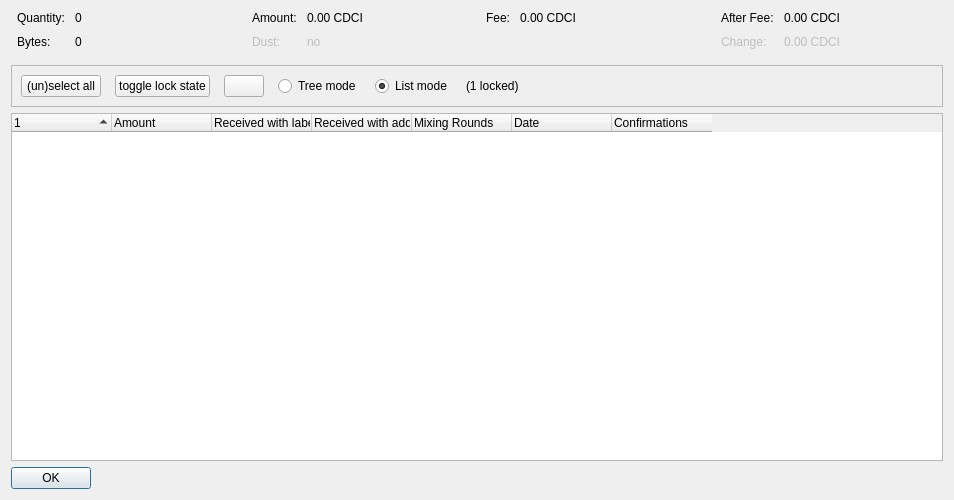
<?xml version="1.0" encoding="UTF-8"?>
<ui version="4.0">
 <class>CoinControlDialog</class>
 <widget class="QDialog" name="CoinControlDialog">
  <property name="geometry">
   <rect>
    <x>0</x>
    <y>0</y>
    <width>954</width>
    <height>500</height>
   </rect>
  </property>
  <property name="windowTitle">
   <string>Coin Selection</string>
  </property>
  <layout class="QVBoxLayout" name="verticalLayout">
   <item>
    <layout class="QHBoxLayout" name="horizontalLayoutTop" stretch="0,0,0,0">
     <property name="topMargin">
      <number>0</number>
     </property>
     <property name="bottomMargin">
      <number>10</number>
     </property>
     <item>
      <layout class="QFormLayout" name="formLayoutCoinControl1">
       <property name="horizontalSpacing">
        <number>10</number>
       </property>
       <property name="verticalSpacing">
        <number>10</number>
       </property>
       <property name="leftMargin">
        <number>6</number>
       </property>
       <property name="rightMargin">
        <number>6</number>
       </property>
       <item row="0" column="0">
        <widget class="QLabel" name="labelCoinControlQuantityText">
         <property name="text">
          <string>Quantity:</string>
         </property>
        </widget>
       </item>
       <item row="0" column="1">
        <widget class="QLabel" name="labelCoinControlQuantity">
         <property name="cursor">
          <cursorShape>IBeamCursor</cursorShape>
         </property>
         <property name="contextMenuPolicy">
          <enum>Qt::ActionsContextMenu</enum>
         </property>
         <property name="text">
          <string notr="true">0</string>
         </property>
         <property name="textInteractionFlags">
          <set>Qt::LinksAccessibleByMouse|Qt::TextSelectableByKeyboard|Qt::TextSelectableByMouse</set>
         </property>
        </widget>
       </item>
       <item row="1" column="0">
        <widget class="QLabel" name="labelCoinControlBytesText">
         <property name="text">
          <string>Bytes:</string>
         </property>
        </widget>
       </item>
       <item row="1" column="1">
        <widget class="QLabel" name="labelCoinControlBytes">
         <property name="cursor">
          <cursorShape>IBeamCursor</cursorShape>
         </property>
         <property name="contextMenuPolicy">
          <enum>Qt::ActionsContextMenu</enum>
         </property>
         <property name="text">
          <string notr="true">0</string>
         </property>
         <property name="textInteractionFlags">
          <set>Qt::LinksAccessibleByMouse|Qt::TextSelectableByKeyboard|Qt::TextSelectableByMouse</set>
         </property>
        </widget>
       </item>
      </layout>
     </item>
     <item>
      <layout class="QFormLayout" name="formLayoutCoinControl2">
       <property name="horizontalSpacing">
        <number>10</number>
       </property>
       <property name="verticalSpacing">
        <number>10</number>
       </property>
       <property name="leftMargin">
        <number>6</number>
       </property>
       <property name="rightMargin">
        <number>6</number>
       </property>
       <item row="0" column="0">
        <widget class="QLabel" name="labelCoinControlAmountText">
         <property name="text">
          <string>Amount:</string>
         </property>
        </widget>
       </item>
       <item row="0" column="1">
        <widget class="QLabel" name="labelCoinControlAmount">
         <property name="cursor">
          <cursorShape>IBeamCursor</cursorShape>
         </property>
         <property name="contextMenuPolicy">
          <enum>Qt::ActionsContextMenu</enum>
         </property>
         <property name="text">
          <string notr="true">0.00 CDCI</string>
         </property>
         <property name="textInteractionFlags">
          <set>Qt::LinksAccessibleByMouse|Qt::TextSelectableByKeyboard|Qt::TextSelectableByMouse</set>
         </property>
        </widget>
       </item>
       <item row="1" column="0">
        <widget class="QLabel" name="labelCoinControlLowOutputText">
         <property name="enabled">
          <bool>false</bool>
         </property>
         <property name="text">
          <string>Dust:</string>
         </property>
        </widget>
       </item>
       <item row="1" column="1">
        <widget class="QLabel" name="labelCoinControlLowOutput">
         <property name="enabled">
          <bool>false</bool>
         </property>
         <property name="cursor">
          <cursorShape>IBeamCursor</cursorShape>
         </property>
         <property name="contextMenuPolicy">
          <enum>Qt::ActionsContextMenu</enum>
         </property>
         <property name="text">
          <string notr="true">no</string>
         </property>
         <property name="textInteractionFlags">
          <set>Qt::LinksAccessibleByMouse|Qt::TextSelectableByKeyboard|Qt::TextSelectableByMouse</set>
         </property>
        </widget>
       </item>
      </layout>
     </item>
     <item>
      <layout class="QFormLayout" name="formLayoutCoinControl3">
       <property name="horizontalSpacing">
        <number>10</number>
       </property>
       <property name="verticalSpacing">
        <number>10</number>
       </property>
       <property name="leftMargin">
        <number>6</number>
       </property>
       <property name="rightMargin">
        <number>6</number>
       </property>
       <item row="0" column="0">
        <widget class="QLabel" name="labelCoinControlFeeText">
         <property name="text">
          <string>Fee:</string>
         </property>
        </widget>
       </item>
       <item row="0" column="1">
        <widget class="QLabel" name="labelCoinControlFee">
         <property name="cursor">
          <cursorShape>IBeamCursor</cursorShape>
         </property>
         <property name="contextMenuPolicy">
          <enum>Qt::ActionsContextMenu</enum>
         </property>
         <property name="text">
          <string notr="true">0.00 CDCI</string>
         </property>
         <property name="textInteractionFlags">
          <set>Qt::LinksAccessibleByMouse|Qt::TextSelectableByKeyboard|Qt::TextSelectableByMouse</set>
         </property>
        </widget>
       </item>
      </layout>
     </item>
     <item>
      <layout class="QFormLayout" name="formLayoutCoinControl4">
       <property name="horizontalSpacing">
        <number>10</number>
       </property>
       <property name="verticalSpacing">
        <number>10</number>
       </property>
       <property name="leftMargin">
        <number>6</number>
       </property>
       <property name="rightMargin">
        <number>6</number>
       </property>
       <item row="0" column="0">
        <widget class="QLabel" name="labelCoinControlAfterFeeText">
         <property name="text">
          <string>After Fee:</string>
         </property>
        </widget>
       </item>
       <item row="0" column="1">
        <widget class="QLabel" name="labelCoinControlAfterFee">
         <property name="cursor">
          <cursorShape>IBeamCursor</cursorShape>
         </property>
         <property name="contextMenuPolicy">
          <enum>Qt::ActionsContextMenu</enum>
         </property>
         <property name="text">
          <string notr="true">0.00 CDCI</string>
         </property>
         <property name="textInteractionFlags">
          <set>Qt::LinksAccessibleByMouse|Qt::TextSelectableByKeyboard|Qt::TextSelectableByMouse</set>
         </property>
        </widget>
       </item>
       <item row="1" column="0">
        <widget class="QLabel" name="labelCoinControlChangeText">
         <property name="enabled">
          <bool>false</bool>
         </property>
         <property name="text">
          <string>Change:</string>
         </property>
        </widget>
       </item>
       <item row="1" column="1">
        <widget class="QLabel" name="labelCoinControlChange">
         <property name="enabled">
          <bool>false</bool>
         </property>
         <property name="cursor">
          <cursorShape>IBeamCursor</cursorShape>
         </property>
         <property name="contextMenuPolicy">
          <enum>Qt::ActionsContextMenu</enum>
         </property>
         <property name="text">
          <string notr="true">0.00 CDCI</string>
         </property>
         <property name="textInteractionFlags">
          <set>Qt::LinksAccessibleByMouse|Qt::TextSelectableByKeyboard|Qt::TextSelectableByMouse</set>
         </property>
        </widget>
       </item>
      </layout>
     </item>
    </layout>
   </item>
   <item>
    <widget class="QFrame" name="frame">
     <property name="minimumSize">
      <size>
       <width>0</width>
       <height>40</height>
      </size>
     </property>
     <property name="frameShape">
      <enum>QFrame::StyledPanel</enum>
     </property>
     <property name="frameShadow">
      <enum>QFrame::Sunken</enum>
     </property>
     <layout class="QHBoxLayout" name="horizontalLayout">
      <item>
       <layout class="QHBoxLayout" name="horizontalLayoutPanel" stretch="0,0,0,0,0,0,0">
        <property name="spacing">
         <number>14</number>
        </property>
        <item>
         <widget class="QPushButton" name="pushButtonSelectAll">
          <property name="sizePolicy">
           <sizepolicy hsizetype="Maximum" vsizetype="Fixed">
            <horstretch>0</horstretch>
            <verstretch>0</verstretch>
           </sizepolicy>
          </property>
          <property name="text">
           <string>(un)select all</string>
          </property>
          <property name="autoDefault">
           <bool>false</bool>
          </property>
         </widget>
        </item>
        <item>
         <widget class="QPushButton" name="pushButtonToggleLock">
          <property name="sizePolicy">
           <sizepolicy hsizetype="Maximum" vsizetype="Fixed">
            <horstretch>0</horstretch>
            <verstretch>0</verstretch>
           </sizepolicy>
          </property>
          <property name="text">
           <string>toggle lock state</string>
          </property>
          <property name="autoDefault">
           <bool>false</bool>
          </property>
         </widget>
        </item>
        <item>
         <widget class="QPushButton" name="hideButton">
          <property name="sizePolicy">
           <sizepolicy hsizetype="Maximum" vsizetype="Fixed">
            <horstretch>0</horstretch>
            <verstretch>0</verstretch>
           </sizepolicy>
          </property>
          <property name="text">
           <string/>
          </property>
          <property name="autoDefault">
           <bool>false</bool>
          </property>
         </widget>
        </item>
        <item>
         <widget class="QRadioButton" name="radioTreeMode">
          <property name="sizePolicy">
           <sizepolicy hsizetype="Maximum" vsizetype="Fixed">
            <horstretch>0</horstretch>
            <verstretch>0</verstretch>
           </sizepolicy>
          </property>
          <property name="text">
           <string>Tree mode</string>
          </property>
         </widget>
        </item>
        <item>
         <widget class="QRadioButton" name="radioListMode">
          <property name="sizePolicy">
           <sizepolicy hsizetype="Maximum" vsizetype="Fixed">
            <horstretch>0</horstretch>
            <verstretch>0</verstretch>
           </sizepolicy>
          </property>
          <property name="text">
           <string>List mode</string>
          </property>
          <property name="checked">
           <bool>true</bool>
          </property>
         </widget>
        </item>
        <item>
         <widget class="QLabel" name="labelLocked">
          <property name="text">
           <string>(1 locked)</string>
          </property>
         </widget>
        </item>
        <item>
         <spacer name="horizontalSpacer">
          <property name="orientation">
           <enum>Qt::Horizontal</enum>
          </property>
          <property name="sizeHint" stdset="0">
           <size>
            <width>40</width>
            <height>20</height>
           </size>
          </property>
         </spacer>
        </item>
       </layout>
      </item>
     </layout>
    </widget>
   </item>
   <item>
    <widget class="CoinControlTreeWidget" name="treeWidget">
     <property name="contextMenuPolicy">
      <enum>Qt::CustomContextMenu</enum>
     </property>
     <property name="sortingEnabled">
      <bool>false</bool>
     </property>
     <property name="columnCount">
      <number>7</number>
     </property>
     <attribute name="headerShowSortIndicator" stdset="0">
      <bool>true</bool>
     </attribute>
     <attribute name="headerStretchLastSection">
      <bool>false</bool>
     </attribute>
     <column>
      <property name="text">
       <string/>
      </property>
     </column>
     <column>
      <property name="text">
       <string>Amount</string>
      </property>
     </column>
     <column>
      <property name="text">
       <string>Received with label</string>
      </property>
     </column>
     <column>
      <property name="text">
       <string>Received with address</string>
      </property>
     </column>
     <column>
      <property name="text">
       <string>Mixing Rounds</string>
      </property>
     </column>
     <column>
      <property name="text">
       <string>Date</string>
      </property>
     </column>
     <column>
      <property name="text">
       <string>Confirmations</string>
      </property>
      <property name="toolTip">
       <string>Confirmed</string>
      </property>
     </column>
    </widget>
   </item>
   <item>
    <widget class="QDialogButtonBox" name="buttonBox">
     <property name="sizePolicy">
      <sizepolicy hsizetype="Maximum" vsizetype="Fixed">
       <horstretch>0</horstretch>
       <verstretch>0</verstretch>
      </sizepolicy>
     </property>
     <property name="orientation">
      <enum>Qt::Horizontal</enum>
     </property>
     <property name="standardButtons">
      <set>QDialogButtonBox::Ok</set>
     </property>
    </widget>
   </item>
  </layout>
 </widget>
 <customwidgets>
  <customwidget>
   <class>CoinControlTreeWidget</class>
   <extends>QTreeWidget</extends>
   <header>qt/coincontroltreewidget.h</header>
  </customwidget>
 </customwidgets>
 <resources/>
 <connections/>
</ui>
